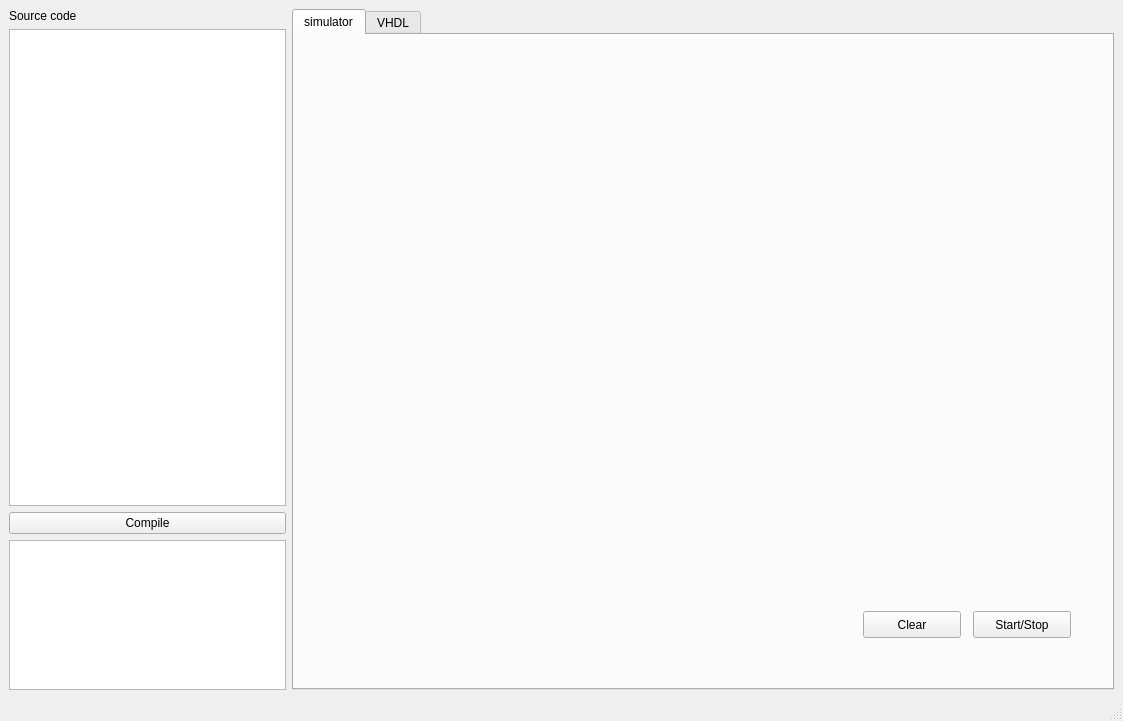
<?xml version="1.0" encoding="UTF-8"?>
<ui version="4.0">
 <class>MainWindow</class>
 <widget class="QMainWindow" name="MainWindow">
  <property name="geometry">
   <rect>
    <x>0</x>
    <y>0</y>
    <width>1123</width>
    <height>721</height>
   </rect>
  </property>
  <property name="windowTitle">
   <string>YunDong - 运动</string>
  </property>
  <widget class="QWidget" name="centralwidget">
   <layout class="QGridLayout" name="gridLayout">
    <item row="0" column="0">
     <layout class="QHBoxLayout" name="horizontalLayout_2">
      <item>
       <layout class="QVBoxLayout" name="verticalLayout_2">
        <item>
         <widget class="QLabel" name="label_2">
          <property name="text">
           <string>Source code</string>
          </property>
         </widget>
        </item>
        <item>
         <widget class="QListView" name="listView"/>
        </item>
        <item>
         <widget class="QPushButton" name="button_compile">
          <property name="text">
           <string>Compile</string>
          </property>
         </widget>
        </item>
        <item>
         <widget class="QPlainTextEdit" name="textEdit_console">
          <property name="sizePolicy">
           <sizepolicy hsizetype="Expanding" vsizetype="MinimumExpanding">
            <horstretch>0</horstretch>
            <verstretch>0</verstretch>
           </sizepolicy>
          </property>
          <property name="maximumSize">
           <size>
            <width>16777215</width>
            <height>150</height>
           </size>
          </property>
          <property name="readOnly">
           <bool>true</bool>
          </property>
          <property name="plainText">
           <string/>
          </property>
         </widget>
        </item>
       </layout>
      </item>
      <item>
       <widget class="QTabWidget" name="tabWidget">
        <property name="currentIndex">
         <number>0</number>
        </property>
        <widget class="QWidget" name="tab_simulator">
         <attribute name="title">
          <string>simulator</string>
         </attribute>
         <layout class="QHBoxLayout" name="horizontalLayout">
          <item>
           <widget class="UiWorld" name="widget_world" native="true">
            <property name="sizePolicy">
             <sizepolicy hsizetype="Fixed" vsizetype="Fixed">
              <horstretch>0</horstretch>
              <verstretch>0</verstretch>
             </sizepolicy>
            </property>
            <property name="minimumSize">
             <size>
              <width>800</width>
              <height>600</height>
             </size>
            </property>
            <widget class="QPushButton" name="button_run">
             <property name="geometry">
              <rect>
               <x>670</x>
               <y>550</y>
               <width>98</width>
               <height>27</height>
              </rect>
             </property>
             <property name="text">
              <string>Start/Stop</string>
             </property>
             <property name="checkable">
              <bool>true</bool>
             </property>
             <property name="checked">
              <bool>false</bool>
             </property>
            </widget>
            <widget class="QPushButton" name="button_clear">
             <property name="geometry">
              <rect>
               <x>560</x>
               <y>550</y>
               <width>98</width>
               <height>27</height>
              </rect>
             </property>
             <property name="text">
              <string>Clear</string>
             </property>
            </widget>
           </widget>
          </item>
         </layout>
        </widget>
        <widget class="QWidget" name="tab_vhdl">
         <attribute name="title">
          <string>VHDL</string>
         </attribute>
         <layout class="QGridLayout" name="gridLayout_2">
          <item row="0" column="0">
           <widget class="QLabel" name="label">
            <property name="text">
             <string>Generated output</string>
            </property>
           </widget>
          </item>
          <item row="1" column="0">
           <widget class="QPlainTextEdit" name="textEdit_vhdl">
            <property name="readOnly">
             <bool>true</bool>
            </property>
           </widget>
          </item>
         </layout>
        </widget>
       </widget>
      </item>
     </layout>
    </item>
   </layout>
  </widget>
  <widget class="QMenuBar" name="menubar">
   <property name="geometry">
    <rect>
     <x>0</x>
     <y>0</y>
     <width>1123</width>
     <height>25</height>
    </rect>
   </property>
  </widget>
  <widget class="QStatusBar" name="statusbar"/>
 </widget>
 <customwidgets>
  <customwidget>
   <class>UiWorld</class>
   <extends>QWidget</extends>
   <header>uiworld</header>
   <container>1</container>
  </customwidget>
 </customwidgets>
 <resources/>
 <connections/>
</ui>
